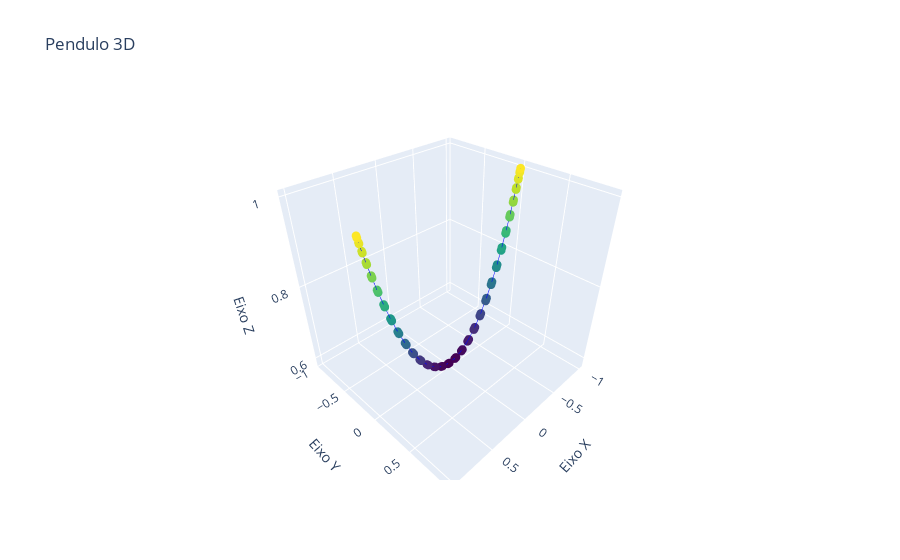

Here is the notebook cell this chart was saved with:
### Code cell
import plotly.graph_objects as go
import numpy as np
import math

amplitude = math.sqrt(1 + 1)  

t = np.linspace(0, 30, 100)
theta = [math.acos(1 / amplitude) * math.cos(ti / math.sqrt(9.8)) for ti in t]
x = amplitude * np.sin(theta)
y = np.zeros(len(t))
z = -amplitude * np.cos(theta)+2

fig = go.Figure(data=[go.Scatter3d(
    x=x,
    y=y,
    z=z,
    mode='lines+markers',
    marker=dict(
        size=3,
        color=z,               
        colorscale='Viridis',   
        opacity=1
    ),
    line=dict(
        color='blue',
        width=1
    )
)])


fig.update_layout(
    title='Pendulo 3D',
    scene=dict(
        xaxis_title='Eixo X',
        yaxis_title='Eixo Y',
        zaxis_title='Eixo Z'
    )
)
fig.show()
